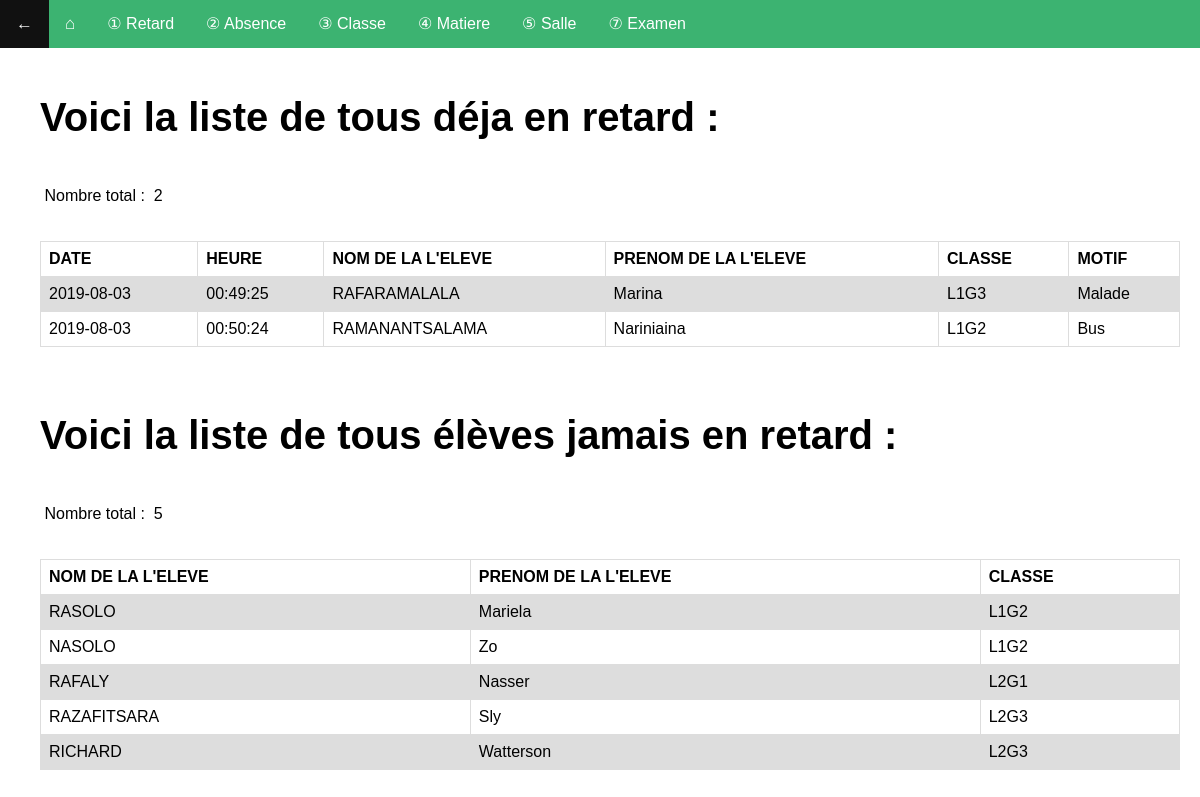
The page /retardlist.php (signed in) on the database its author committed.
### tables this page shows
CREATE TABLE IF NOT EXISTS `t_classe` (
  `cla_id` int(11) NOT NULL AUTO_INCREMENT,
  `cla_nom` varchar(10) DEFAULT NULL,
  PRIMARY KEY (`cla_id`)
);

CREATE TABLE IF NOT EXISTS `t_retard` (
  `ret_id` int(11) NOT NULL AUTO_INCREMENT,
  `el_id` int(11) NOT NULL,
  `ret_motif` varchar(20) DEFAULT NULL,
  `ret_heure` time DEFAULT NULL,
  `ret_date` date DEFAULT NULL,
  PRIMARY KEY (`ret_id`),
  KEY `el_id` (`el_id`)
);

CREATE TABLE IF NOT EXISTS `t_eleve` (
  `el_id` int(11) NOT NULL AUTO_INCREMENT,
  `el_nom` varchar(30) DEFAULT NULL,
  `el_prenom` varchar(30) DEFAULT NULL,
  `el_ddn` date DEFAULT NULL,
  `el_sexe` varchar(1) DEFAULT NULL,
  `el_inscription` int(4) DEFAULT NULL,
  `el_email` varchar(40) DEFAULT NULL,
  `el_diplome` varchar(40) NOT NULL,
  `el_option` varchar(40) NOT NULL,
  PRIMARY KEY (`el_id`)
);

### retardlist.php (the view, shortened to what this page needs)
<!DOCTYPE html>
<html lang="en">
<head>
    <link rel="stylesheet" type="text/css" href="style.css">
</head>
<body>
    <span>
        <ul style="background-color: MediumSeaGreen; list-style-type: none; overflow: hidden;">
            <li style="float: left; font-size: 17px"><a href='accueil.php'>←</a></li>
            <li style="float: left; font-size: 17px; "><a href='gestion.php'>⌂</a></li>
            <li style="float: left;"><a href='retardlist.php'> ① Retard</a></li>
            <li style="float: left;"><a href='absencelist.php'> ② Absence</a></li>
            <li style="float: left;"><a href='classelist.php'> ③ Classe</a></li>
            <li style="float: left;"><a href='matierelist.php'> ④ Matiere</a></li>
            <li style="float: left;"><a href='sallelist.php'> ⑤ Salle</a></li>
            <li style="float: left;"><a href='examenlist.php'> ⑦ Examen</a></li>
        </ul>
    </span>
    <?php
        echo "<h1><div><span>Voici la liste de tous déja en retard :</span></h1>";
        echo "<p>&nbsp&nbsp&nbsp&nbsp&nbsp&nbsp&nbsp&nbsp&nbsp&nbspNombre total :&nbsp"
    ?>
    <?php
        include('conn.php');
        $query=mysqli_query($conn,"select count(ret_id) as total from `t_retard`");
        $row=mysqli_fetch_array($query);
    ?>
    <?php echo $row['total'],"</div>";
        ?>
    <?php
        require_once("conn.php");
        $req = "select ret.ret_id as id,ret.ret_date as date,ret_heure as heure ,el.el_nom as nom, el.el_prenom as prenom, cla.cla_nom as classe, ret.ret_motif as motif from t_classe cla right join (a_classe cl inner join (t_eleve el inner join t_retard ret on el.el_id = ret.el_id)on cl.el_id = el.el_id) on cla.cla_id = cl.cla_id;";
        $resultat = mysqli_query($conn,$req) or die(mysql_error());
    ?>
    <div>
    <table>
        <tr>
            <th>DATE</th>
            <th>HEURE</th>
            <th>NOM DE LA L'ELEVE</th>
            <th>PRENOM DE LA L'ELEVE</th>
            <th>CLASSE</th>
            <th>MOTIF</th>
        </tr>
        <?php  while ($cla = mysqli_fetch_assoc($resultat))  {  ?>
        <tr>
            <td><?php echo ($cla['date']); ?></td>
            <td><?php echo ($cla['heure']); ?></td>
            <td><?php echo ($cla['nom']); ?></td>
            <td><?php echo ($cla['prenom']); ?></td>
            <td><?php echo ($cla['classe']); ?></td>
            <td><?php echo ($cla['motif']); ?></td>
        </tr>
        <?php } ?>
    </table>
    </div>
    <?php
        echo "<h1><div><span>Voici la liste de tous élèves jamais en retard :</span></h1>";
        echo "<p>&nbsp&nbsp&nbsp&nbsp&nbsp&nbsp&nbsp&nbsp&nbsp&nbspNombre total :&nbsp"
    ?>
    <?php
        include('conn.php');
        $query=mysqli_query($conn,"select count(cla.cla_id) as total from t_classe cla right join (a_classe cl inner join (t_eleve el left join t_retard ret on el.el_id = ret.el_id) on cl.el_id = el.el_id) on cla.cla_id = cl.cla_id where ret.ret_date is NULL;");
        $row=mysqli_fetch_array($query);
    ?>
    <?php echo $row['total'],"</div>";
        ?>
    <?php
        require_once("conn.php");
        $req = "select ret.ret_id as id,ret.ret_date as date,el.el_nom as nom,el.el_prenom as prenom,cla.cla_nom as classe,ret.ret_motif as motif from t_classe cla right join (a_classe cl inner join (t_eleve el left join t_retard ret on el.el_id = ret.el_id) on cl.el_id = el.el_id) on cla.cla_id = cl.cla_id having ret.ret_date is NULL;";
        $resultat = mysqli_query($conn,$req) or die(mysql_error());
    ?>
    <div>
    <table>
        <tr>
            <th>NOM DE LA L'ELEVE</th>
            <th>PRENOM DE LA L'ELEVE</th>
            <th>CLASSE</th>
        </tr>
        <?php  while ($cla = mysqli_fetch_assoc($resultat))  {  ?>
        <tr>
            <td><?php echo ($cla['nom']); ?></td>
            <td><?php echo ($cla['prenom']); ?></td>
            <td><?php echo ($cla['classe']); ?></td>
        </tr>
        <?php } ?>
    </table>
    </div>
</body>
</html>

### style.css (style rules this page uses)
body { margin: 0; font-family: sans-serif; background: transparent; background-color: transparent; }
p { color: black; }
h1 { padding right: 40px; font-size: 40px; }
table { font-family: arial, sans-serif; border-collapse: collapse; width: 100%; text-align: left; }
td, th { border: 1px solid #dddddd; text-align: left; padding: 8px; }
tr:nth-child(even) { background-color: #dddddd; }
div { background-color: transparent; padding: 20px; padding-left: 40px; }
ul { list-style-type: none; margin: 0; padding: 0; overflow: hidden; background-color: #333; }
li { float: left; }
li a { display: block; color: white; text-align: center; padding: 14px 16px; text-decoration: none; }

### rows shown on the page
t_classe: t_retard.ret_date "2019-08-03", t_retard.ret_heure "00:49:25", t_eleve.el_nom "RAFARAMALALA", t_eleve.el_prenom "Marina", cla_nom "L1G3", t_retard.ret_motif "Malade"
t_classe: t_retard.ret_date "2019-08-03", t_retard.ret_heure "00:50:24", t_eleve.el_nom "RAMANANTSALAMA", t_eleve.el_prenom "Nariniaina", cla_nom "L1G2", t_retard.ret_motif "Bus", t_eleve.el_nom "RASOLO", t_eleve.el_prenom "Mariela", t_eleve.el_nom "NASOLO", t_eleve.el_prenom "Zo"
t_classe: t_eleve.el_nom "RAFALY", t_eleve.el_prenom "Nasser", cla_nom "L2G1"
t_classe: t_eleve.el_nom "RAZAFITSARA", t_eleve.el_prenom "Sly", cla_nom "L2G3", t_eleve.el_nom "RICHARD", t_eleve.el_prenom "Watterson"

### other values the page prints
$row['total'] "2"
$row['total'] "5"
